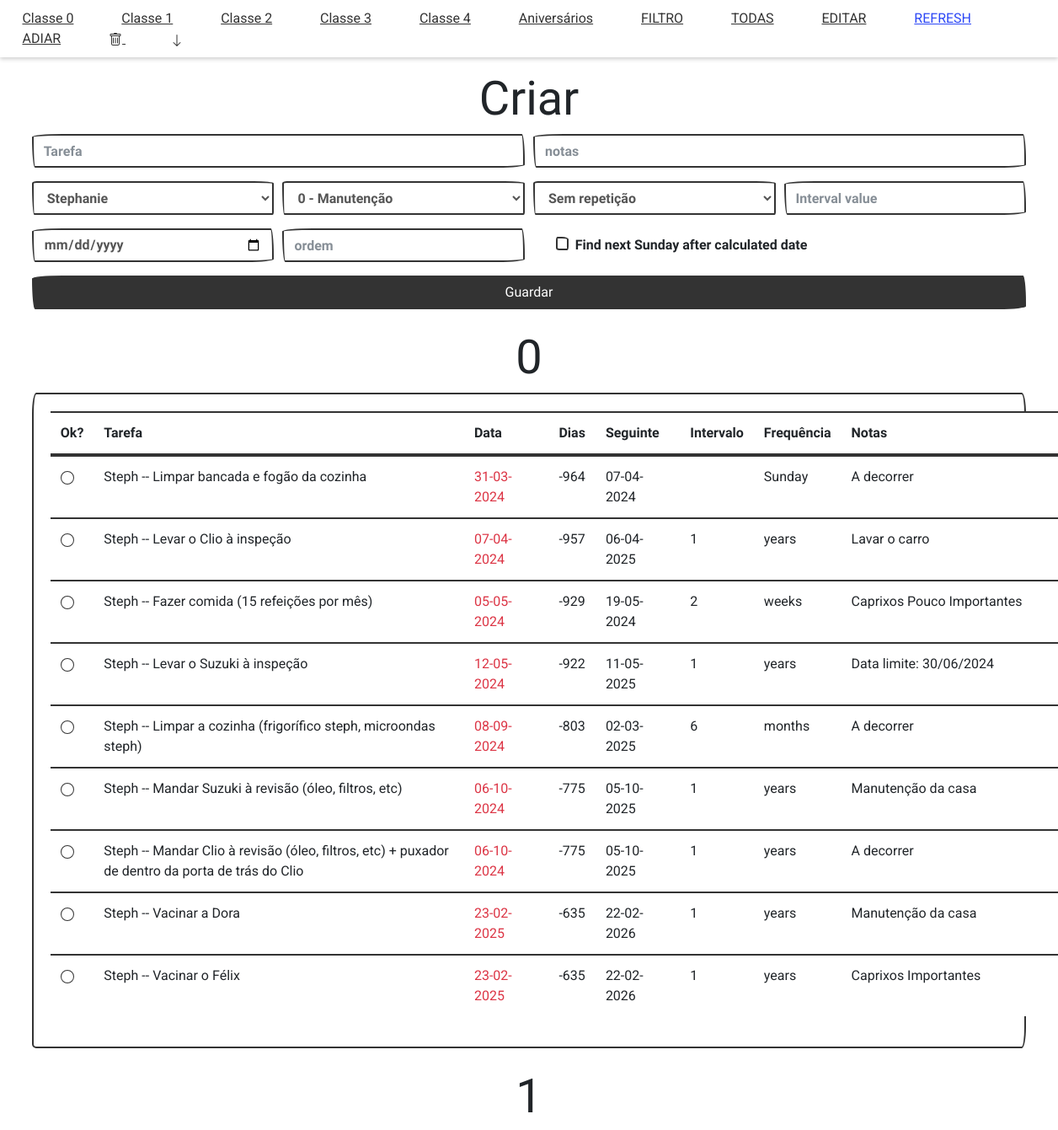
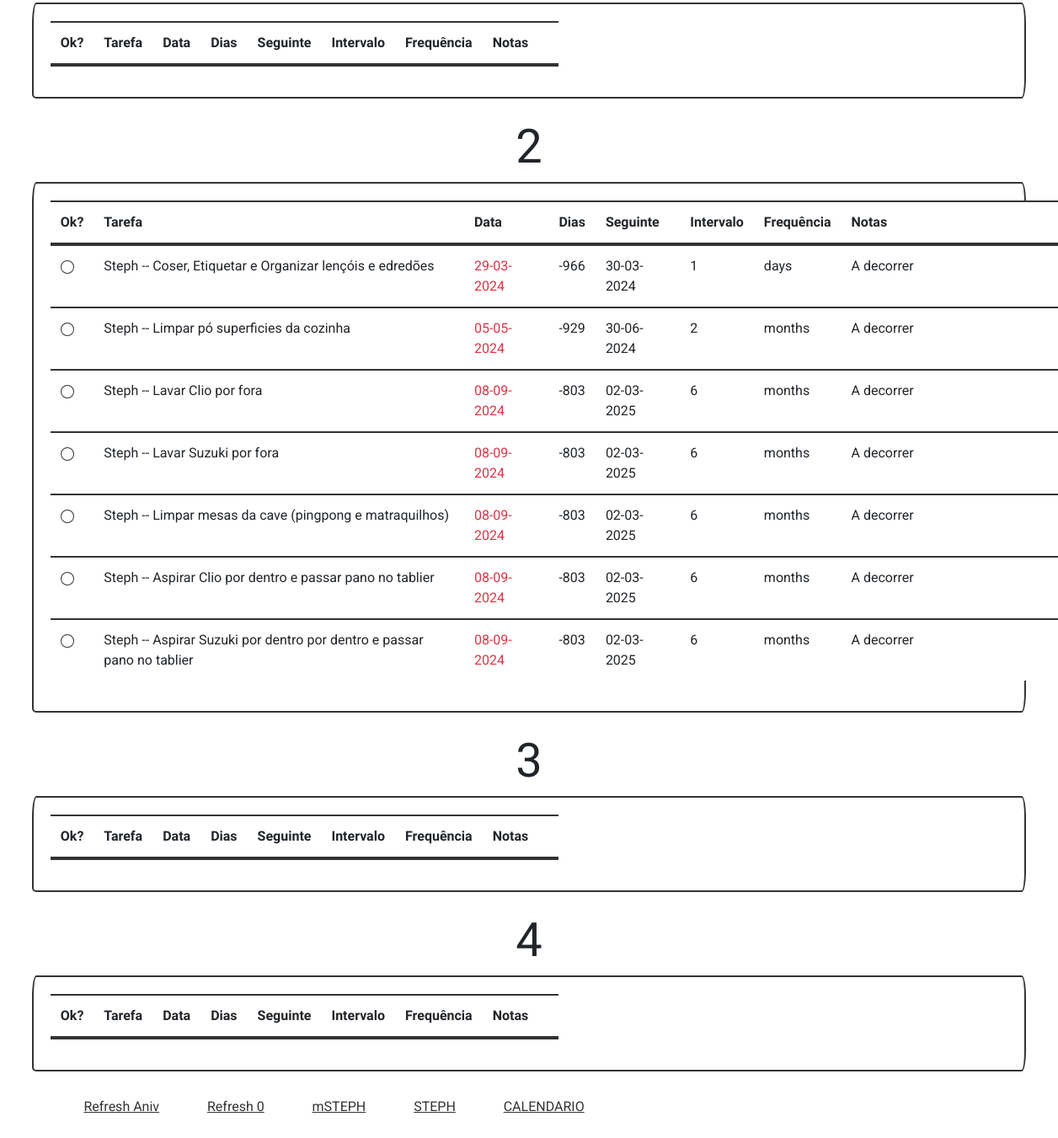
The page /exibir_filtro_steph on the database its author committed (2 pictures, top to bottom).
### app_files/BDcriar.py (models this page shows)
    class Tarefa(db.Model):
        __tablename__ = "tarefas"
        id = db.Column(db.Integer, primary_key=True)
        descricao = db.Column(db.String(200))
        feita = db.Column(db.Boolean)
        data_primeira_vez = db.Column(db.DateTime)
        data_criacao = db.Column(db.DateTime, default=datetime.utcnow)
        data_alteracao = db.Column(db.DateTime, onupdate=datetime.utcnow)
        intervalo_repeticao_mode = db.Column(db.String(50))
        intervalo_repeticao_value = db.Column(db.String(50))
        proximo_domingo = db.Column(db.Boolean)
        data_proxima = db.Column(db.DateTime)
        data_proxima_seguinte = db.Column(db.DateTime)
        classe = db.Column(db.Integer)
        notas = db.Column(db.String(200))
        ordem = db.Column(db.Integer)
        owner = db.Column(db.String(50))

### app.py (the view)
@app.route('/exibir_filtro_steph', methods=['GET'])
def exibirFiltroSteph():
    return exibirFiltroCustom(Tarefa, db, owner='steph')

### templates/index.html (shortened to what this page needs)
<!DOCTYPE html>
<html lang="en">
  <head>
    <link rel="stylesheet" href="{{ url_for('static', filename='css/styles.css') }}" />
    <link
      rel="stylesheet"
      href="https://cdn.jsdelivr.net/npm/bootswatch@4.5.2/dist/sketchy/bootstrap.min.css"
 />
  </head>
  <body>
    <main class="p-10" id="content" style="margin: 0cm 1cm;">
      <span class="menu">
        <a href="#0" class="menuLink roboto-regular">Classe 0</a>
        <a href="#1" class="menuLink roboto-regular">Classe 1</a>
        <a href="#2" class="menuLink roboto-regular">Classe 2</a>
        <a href="#3" class="menuLink roboto-regular">Classe 3</a>
        <a href="#4" class="menuLink roboto-regular">Classe 4</a>
        <a href="#Aniversários" class="menuLink roboto-regular">Aniversários</a>
          <a href="/exibir_filtro" class="menuLink roboto-regular">FILTRO</a>
          <a href="/exibir_todas" class="menuLink roboto-regular">TODAS</a>
          <a href="#" id="edit-button" class="menuLink roboto-regular">EDITAR</a>
          <a href="/refresh" style="color: rgb(45, 72, 246)" class="menuLink roboto-regular">REFRESH</a>
          <a href="#" id="adiar" class="menuLink roboto-regular">ADIAR</a>
          <a href="#" id="delete-button" class="menuLink roboto-regular">
          </a>
          <a href="#fim-da-pagina" class="menuLink">
            <svg xmlns="http://www.w3.org/2000/svg" width="16" height="16" fill="currentColor" class="bi bi-arrow-down" viewBox="0 0 16 16">
              <path fill-rule="evenodd" d="M8 2a.5.5 0 0 1 .5.5v11.793l3.146-3.147a.5.5 0 0 1 .708.708l-4 4a.5.5 0 0 1-.708 0l-4-4a.5.5 0 0 1 .708-.708L7.5 14.293V2.5A.5.5 0 0 1 8 2z"/>
            </svg>
          </a>
      </span>
      <h1 class="display-4 text-center mt-4 titulo">Criar</h1>
                <form action="/criar-tarefa" method="post">
                    <div class="form-row">
                    <div class="form-group col-md-6">
                    <input
                        type="text"
                        name="descricao_tarefa"
                        placeholder="Tarefa"
                        class="form-control"
                        autofocus />
                    </div>
                    <div class="form-group col-md-6">
                        <input
                            type="text"
                            name="notas"
                            placeholder="notas"
                            class="form-control"
                            autofocus />
                    </div>
                    <div class="form-group col-md-3">
                        <select name="owner" class="form-control">
                            <option value="steph">Stephanie</option>
                            </select>
                    </div>
                    <div class="form-group col-md-3">
                        <select name="classe" class="form-control">
                          <option value="0">0 - Manutenção</option>
                        </select>
                      </div>
                    <div class="form-group col-md-3">
                      <select name="intervalo_repeticao_mode" class="form-control">
                        <option value="">Sem repetição</option>
                      </select>
                    </div>
                    <div class="form-group col-md-3">
                    <input
                      type="text"
                      name="intervalo_repeticao_value"
                      id="intervalo_repeticao_value"
                      placeholder="Interval value"
                      class="form-control" />
                    </div>
                    <div class="form-group col-md-3">
                    <input
                    type="date"
                    name="data_primeira_vez"
                    id="data_primeira_vez"
                    class="form-control" />
                    </div>
                    <div class="form-group col-md-3">
                        <input
                        type="text"
                        name="ordem"
                        placeholder="ordem"
                        class="form-control"
                        autofocus />
                    </div>
                    <div class="form-check col-md-5" style="margin: 0.2cm 1cm;">
                      <label class="">Find next Sunday after calculated date</label>
                    </div>
                </div>
                    <button type="submit" class="btn btn-primary btn-block">
                      Guardar
                    </button>
                  </form>
      <div id="cards">{% include 'tabelas.html' %} </div>
        <footer id="fim-da-pagina">
          <main class="container p-8" id="content">
            <span class="footer">
              <a href="/refreshAniversarios" class="menuLink roboto-regular">Refresh Aniv</a>
              <a href="/refresh0" class="menuLink roboto-regular">Refresh 0</a>
                <a href="/exibir_filtro_steph_min" class="menuLink roboto-regular">mSTEPH</a>
                <a href="/exibir_filtro_steph" class="menuLink roboto-regular">STEPH</a>
                <a href="/calendario" class="menuLink roboto-regular">CALENDARIO</a>
            </span>
        </footer>
    </main>
  </body>
</html>

### templates/tabelas.html (shortened to what this page needs)
{% for classe in classes_de_tarefas %}
<div class="class-section" id="{{ classe.nome }}">
  <h2 class="text-center display-4 mt-4 titulo">{{ classe.nome }}</h2>
  <div class="row">
    <div class="col-md-12 mx-auto my-auto">
      <div class="card">
        <div class="card-body">
          <table class="table">
            <thead>
              <tr>
                <th scope="col">Ok?</th>
                <th scope="col">Tarefa</th>
                <th scope="col">Data</th>
                <th scope="col">Dias</th>
                <th scope="col">Seguinte</th>
                <th scope="col">Intervalo</th>
                <th scope="col">Frequência</th>
                <th scope="col">Notas</th>
                <th scope="col"></th>
              </tr>
            </thead>
            <tbody>
              {% for tarefa in classe.tarefas %}
              <tr>
                <td class="">
                  <a href="/tarefa-feita/{{ tarefa.id }}">
                    <svg
                      xmlns="http://www.w3.org/2000/svg"
                      width="16"
                      height="16"
                      fill="currentColor"
                      class="bi bi-circle"
                      viewBox="0 0 16 16">
                      <path
                        d="M8 15A7 7 0 1 1 8 1a7 7 0 0 1 0 14zm0 1A8 8 0 1 0 8 0a8 8 0 0 0 0 16z" />
                    </svg>
                  </a>
                </td>
                {% if tarefa.owner == 'steph' and
                tarefa.intervalo_repeticao_mode=='birthday' %}
                <td
                  class="roboto-regular width-desc-g"
                  style="color: rgb(255, 116, 116)">
                  {{ "Steph -- " ~ tarefa.descricao }}
                </td>
                {% elif tarefa.owner == 'steph' %}
                <td class="roboto-regular width-desc-g">
                  {{ "Steph -- " ~ tarefa.descricao }}
                </td>
                {% else %}
                <td class="roboto-regular width-desc-g">
                  {{ tarefa.descricao }}
                </td>
                {% endif %}
                {% if tarefa.data_proxima %} {% if tarefa.data_proxima.date() <=
                datetime.utcnow().date() %}
                <td class="roboto-regular text-danger width-data-g">
                  {{ tarefa.data_proxima.strftime('%d-%m-%Y') }}
                </td>
                {% else %}
                <td class="roboto-regular width-data-g">
                  {{ tarefa.data_proxima.strftime('%d-%m-%Y') }}
                </td>
                {% endif %} {% else %}
                <td></td>
                {% endif %}
                <td class="roboto-regular width-dia-g">
                  {% if tarefa.data_proxima %} {{ (tarefa.data_proxima.date() -
                  datetime.utcnow().date()).days }} {% endif %}
                </td>
                <td class="roboto-regular width-data-g">
                  {{ tarefa.data_proxima_seguinte.strftime('%d-%m-%Y') }}
                </td>
                <td class="roboto-regular width-intervalo-g">
                  {{ tarefa.intervalo_repeticao_value }}
                </td>
                <td class="roboto-regular width-frequencia-g">
                  {{ tarefa.intervalo_repeticao_mode }}
                </td>
                <td class="roboto-regular width-notas-g">{{ tarefa.notas }}</td>
                {% endfor %}
              </tr>
            </tbody>
          </table>
        </div>
      </div>
    </div>
  </div>
</div>
{% endfor %}

### static/css/styles.css (style rules this page uses)
html, body, main { margin: 0cm; padding: 0cm; border: 0cm; }
.menu { position: fixed; top: 0; left: 0; width: 100%; background-color: #fff; z-index: 1000; box-shadow: 0 2px 5px rgba(0,0,0,0.2); padding: 10px 0; }
.card-header, .card-body { width: 12.5cm; padding: 0px; border: none; margin: 0; }
.width-dia-g { min-width: 4vw; max-width: 4vw; }
.width-desc-g { min-width: 35vw; max-width: 35vw; }
.width-data-g { min-width: 8vw; max-width: 8vw; }
.width-intervalo-g { min-width: 5vw; max-width: 5vw; }
.width-frequencia-g { min-width: 5vw; max-width: 5vw; }
.width-notas-g { min-width: 21vw; max-width: 21vw; }
body { padding-top: 60px; }
footer { padding: 30px 10px; }
.menuLink { margin: 0.7cm; }
.roboto-regular { font-family: "Roboto", sans-serif; font-weight: 400; font-style: normal; }

### rows shown on the page
Tarefa: descricao "Steph -- Limpar bancada e fogão da cozinha", data_proxima "31-03-2024", data_proxima_seguinte "07-04-2024", intervalo_repeticao_mode "Sunday", notas "A decorrer"
Tarefa: descricao "Steph -- Levar o Clio à inspeção", data_proxima "07-04-2024", data_proxima_seguinte "06-04-2025", intervalo_repeticao_value "1", intervalo_repeticao_mode "years", notas "Lavar o carro"
Tarefa: descricao "Steph -- Fazer comida (15 refeições por mês)", data_proxima "05-05-2024", data_proxima_seguinte "19-05-2024", intervalo_repeticao_value "2", intervalo_repeticao_mode "weeks", notas "Caprixos Pouco Importantes"
Tarefa: descricao "Steph -- Levar o Suzuki à inspeção", data_proxima "12-05-2024", data_proxima_seguinte "11-05-2025", intervalo_repeticao_value "1", intervalo_repeticao_mode "years", notas "Data limite: 30/06/2024"
Tarefa: descricao "Steph -- Limpar a cozinha (frigorífico steph, microondas steph)", data_proxima "08-09-2024", data_proxima_seguinte "02-03-2025", intervalo_repeticao_value "6", intervalo_repeticao_mode "months", notas "A decorrer"
Tarefa: descricao "Steph -- Mandar Suzuki à revisão (óleo, filtros, etc)", data_proxima "06-10-2024", data_proxima_seguinte "05-10-2025", intervalo_repeticao_value "1", intervalo_repeticao_mode "years", notas "Manutenção da casa"
Tarefa: descricao "Steph -- Mandar Clio à revisão (óleo, filtros, etc) + puxador de dentro da porta de trás do Clio", data_proxima "06-10-2024", data_proxima_seguinte "05-10-2025", intervalo_repeticao_value "1", intervalo_repeticao_mode "years", notas "A decorrer"
Tarefa: descricao "Steph -- Vacinar a Dora", data_proxima "23-02-2025", data_proxima_seguinte "22-02-2026", intervalo_repeticao_value "1", intervalo_repeticao_mode "years", notas "Manutenção da casa"
Tarefa: descricao "Steph -- Vacinar o Félix", data_proxima "23-02-2025", data_proxima_seguinte "22-02-2026", intervalo_repeticao_value "1", intervalo_repeticao_mode "years", notas "Caprixos Importantes"
Tarefa: descricao "Steph -- Coser, Etiquetar e Organizar lençóis e edredões", data_proxima "29-03-2024", data_proxima_seguinte "30-03-2024", intervalo_repeticao_value "1", intervalo_repeticao_mode "days", notas "A decorrer"
Tarefa: descricao "Steph -- Limpar pó superficies da cozinha", data_proxima "05-05-2024", data_proxima_seguinte "30-06-2024", intervalo_repeticao_value "2", intervalo_repeticao_mode "months", notas "A decorrer"
Tarefa: descricao "Steph -- Lavar Clio por fora", data_proxima "08-09-2024", data_proxima_seguinte "02-03-2025", intervalo_repeticao_value "6", intervalo_repeticao_mode "months", notas "A decorrer"
Tarefa: descricao "Steph -- Lavar Suzuki por fora", data_proxima "08-09-2024", data_proxima_seguinte "02-03-2025", intervalo_repeticao_value "6", intervalo_repeticao_mode "months", notas "A decorrer"
Tarefa: descricao "Steph -- Limpar mesas da cave (pingpong e matraquilhos)", data_proxima "08-09-2024", data_proxima_seguinte "02-03-2025", intervalo_repeticao_value "6", intervalo_repeticao_mode "months", notas "A decorrer"
Tarefa: descricao "Steph -- Aspirar Clio por dentro e passar pano no tablier", data_proxima "08-09-2024", data_proxima_seguinte "02-03-2025", intervalo_repeticao_value "6", intervalo_repeticao_mode "months", notas "A decorrer"
Tarefa: descricao "Steph -- Aspirar Suzuki por dentro por dentro e passar pano no tablier", data_proxima "08-09-2024", data_proxima_seguinte "02-03-2025", intervalo_repeticao_value "6", intervalo_repeticao_mode "months", notas "A decorrer"

### other values the page prints
{{ classe.nome }} "0" "1" "2" "3" "4"
